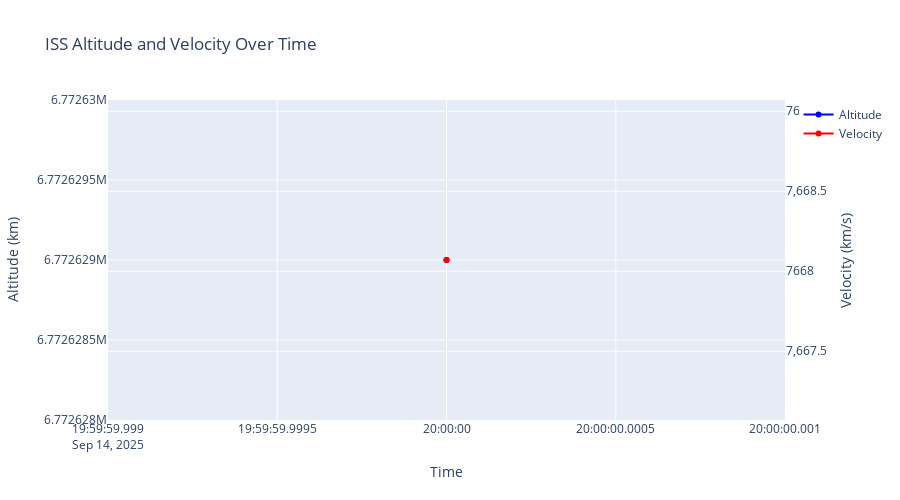
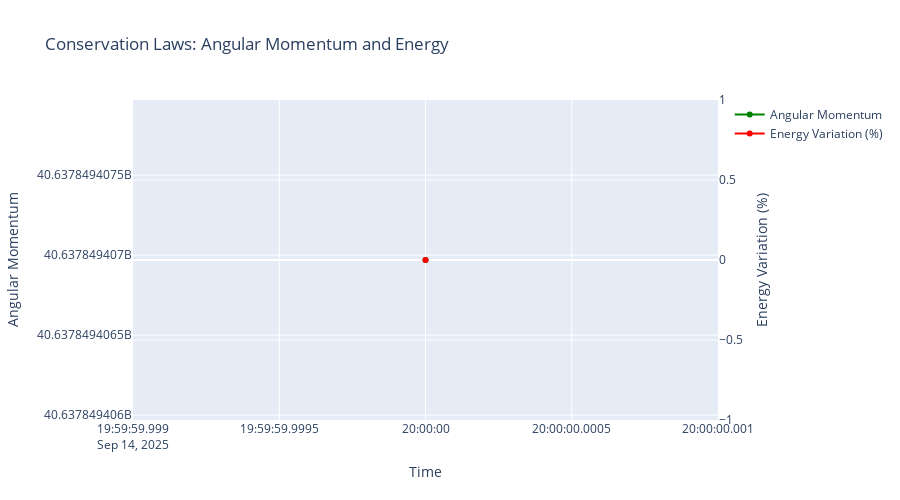
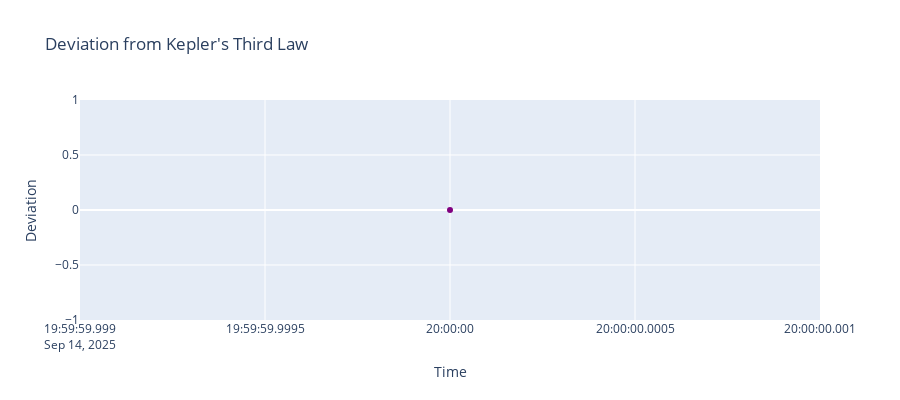

The notebook cell saved with these charts, in order:
### Code cell
def plot_orbital_elements_time_series():
   
   # Altitude and Velocity

    fig = go.Figure()

    fig.add_trace(go.Scatter(
        x=df['HOUR'],
        y=df['ALTITUDE'],  
        name='Altitude',
        line=dict(color='blue')
    ))
    
    fig.add_trace(go.Scatter(
        x=df['HOUR'],
        y=df['AVG_VELOCITY'],
        name='Velocity',
        line=dict(color='red'),
        yaxis='y2'
    ))

    fig.update_layout(
        title='ISS Altitude and Velocity Over Time',
        xaxis_title='Time',
        yaxis_title='Altitude (km)',
        yaxis2=dict(
            title='Velocity (km/s)',
            overlaying='y',
            side='right'
        ),
        height=500,
        showlegend=True
    )
    fig.show()
    

# ## Orbital Parameters
#     fig = go.Figure()
    

#     params = {
#         'AVG_SEMI_MAJOR_AXIS': 'Semi-major Axis',
#         'AVG_ECCENTRICITY': 'Eccentricity',
#         'AVG_INCLINATION': 'Inclination',
#         'AVG_ORBITAL_PERIOD': 'Orbital Period'
#     }
    
#     for param, label in params.items():
#         values = df[param]
#         normalized = (values - values.mean()) / values.std()
        
#         fig.add_trace(go.Scatter(
#             x=df['HOUR'],
#             y=normalized,
#             name=label,
#             mode='lines'
#         ))

#     fig.update_layout(
#         title='Normalized Orbital Parameters Over Time',
#         xaxis_title='Time',
#         yaxis_title='Standard Deviations from Mean',
#         height=500,
#         showlegend=True
#     )
#     fig.show()
    

### Conservation Laws

    fig = go.Figure()
    
    fig.add_trace(go.Scatter(
        x=df['HOUR'],
        y=df['AVG_ANGULAR_MOMENTUM'],
        name='Angular Momentum',
        line=dict(color='green')
    ))
    if 'ENERGY_VARIATION' in df.columns:
        fig.add_trace(go.Scatter(
            x=df['HOUR'],
            y=df['ENERGY_VARIATION'],
            name='Energy Variation (%)',
            line=dict(color='red'),
            yaxis='y2'
        ))

    fig.update_layout(
        title='Conservation Laws: Angular Momentum and Energy',
        xaxis_title='Time',
        yaxis_title='Angular Momentum',
        yaxis2=dict(
            title='Energy Variation (%)',
            overlaying='y',
            side='right'
        ),
        height=500,
        showlegend=True
    )
    fig.show()
    
#### Kepler's Law Analysis

    fig = go.Figure()
    
    fig.add_trace(go.Scatter(
        x=df['HOUR'],
        y=df['KEPLER_LAW_DEVIATION'],
        name='Kepler Law Deviation',
        line=dict(color='purple')
    ))
    
    fig.update_layout(
        title='Deviation from Kepler\'s Third Law',
        xaxis_title='Time',
        yaxis_title='Deviation',
        height=400
    )
    fig.show()


plot_orbital_elements_time_series()

### Figure 1 — Plotly figure (JSON) as saved in the notebook; plotly's stock layout.template omitted (floating-point values rounded to 4 significant figures)
{"data": [{"line": {"color": "blue"}, "name": "Altitude", "type": "scatter", "x": ["2025-09-14T20:00:00"], "y": [6772629]}, {"line": {"color": "red"}, "name": "Velocity", "type": "scatter", "x": ["2025-09-14T20:00:00"], "y": [7668.0], "yaxis": "y2"}], "layout": {"height": 500, "showlegend": true, "title": {"text": "ISS Altitude and Velocity Over Time"}, "xaxis": {"title": {"text": "Time"}}, "yaxis": {"title": {"text": "Altitude (km)"}}, "yaxis2": {"overlaying": "y", "side": "right", "title": {"text": "Velocity (km/s)"}}}}

### Figure 2 — Plotly figure (JSON) as saved in the notebook; plotly's stock layout.template omitted (floating-point values rounded to 4 significant figures)
{"data": [{"line": {"color": "green"}, "name": "Angular Momentum", "type": "scatter", "x": ["2025-09-14T20:00:00"], "y": [40640000000.0]}, {"line": {"color": "red"}, "name": "Energy Variation (%)", "type": "scatter", "x": ["2025-09-14T20:00:00"], "y": [0], "yaxis": "y2"}], "layout": {"height": 500, "showlegend": true, "title": {"text": "Conservation Laws: Angular Momentum and Energy"}, "xaxis": {"title": {"text": "Time"}}, "yaxis": {"title": {"text": "Angular Momentum"}}, "yaxis2": {"overlaying": "y", "side": "right", "title": {"text": "Energy Variation (%)"}}}}

### Figure 3 — Plotly figure (JSON) as saved in the notebook; plotly's stock layout.template omitted (floating-point values rounded to 4 significant figures)
{"data": [{"line": {"color": "purple"}, "name": "Kepler Law Deviation", "type": "scatter", "x": ["2025-09-14T20:00:00"], "y": [0]}], "layout": {"height": 400, "title": {"text": "Deviation from Kepler's Third Law"}, "xaxis": {"title": {"text": "Time"}}, "yaxis": {"title": {"text": "Deviation"}}}}
